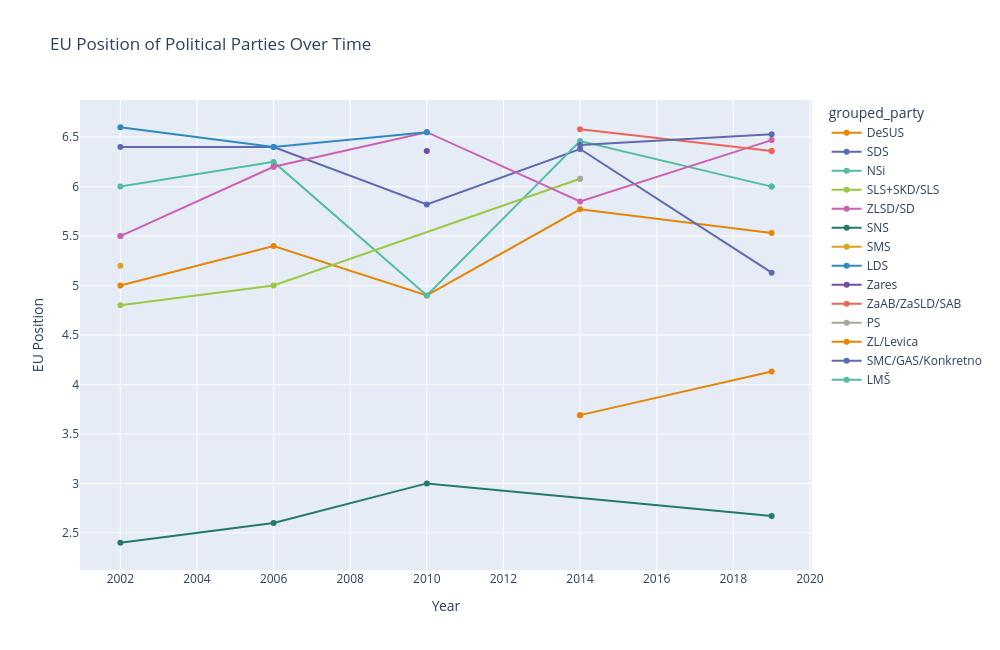

Write notebook code for a chart like this one.
### Markdown cell above
## EU Position
Overall orientation of the party leadership towards European integration in YEAR.

Scale: : 1 = Strongly opposed, 2 = Opposed, 3 = Somewhat opposed, 4 = Neutral, 5 = Somewhat in favor, 6 = In favor, 7 = Strongly in favor

### Code cell
eu_position = df.dropna(subset=["eu_position"])
fig = px.line(
    eu_position,
    x="year",
    y="eu_position",
    color="grouped_party",
    title="EU Position of Political Parties Over Time",
    markers=True,
    labels={"eu_position": "EU Position", "year": "Year"},
    hover_data=["grouped_party"],
    color_discrete_sequence=px.colors.qualitative.Vivid,

)

fig.update_layout(
    height=650,  
    width=1000,
)

fig.write_image('../../Figures/Sentiment_Analysis/CHES/EU_Position.png')

fig.show()

### Figure 1 — Plotly figure (JSON) as saved in the notebook; plotly's stock layout.template omitted (floating-point values rounded to 4 significant figures)
{"data": [{"customdata": [["DeSUS"], ["DeSUS"], ["DeSUS"], ["DeSUS"], ["DeSUS"]], "hovertemplate": "grouped_party=%{customdata[0]}<br>Year=%{x}<br>EU Position=%{y}<extra></extra>", "legendgroup": "DeSUS", "line": {"color": "rgb(229, 134, 6)", "dash": "solid"}, "marker": {"symbol": "circle"}, "mode": "lines+markers", "name": "DeSUS", "orientation": "v", "showlegend": true, "type": "scatter", "x": [2002.0, 2006.0, 2010.0, 2014.0, 2019.0], "xaxis": "x", "y": [5.0, 5.4, 4.9, 5.77, 5.53], "yaxis": "y"}, {"customdata": [["SDS"], ["SDS"], ["SDS"], ["SDS"], ["SDS"]], "hovertemplate": "grouped_party=%{customdata[0]}<br>Year=%{x}<br>EU Position=%{y}<extra></extra>", "legendgroup": "SDS", "line": {"color": "rgb(93, 105, 177)", "dash": "solid"}, "marker": {"symbol": "circle"}, "mode": "lines+markers", "name": "SDS", "orientation": "v", "showlegend": true, "type": "scatter", "x": [2002.0, 2006.0, 2010.0, 2014.0, 2019.0], "xaxis": "x", "y": [6.4, 6.4, 5.82, 6.38, 5.13], "yaxis": "y"}, {"customdata": [["NSi"], ["NSi"], ["NSi"], ["NSi"], ["NSi"]], "hovertemplate": "grouped_party=%{customdata[0]}<br>Year=%{x}<br>EU Position=%{y}<extra></extra>", "legendgroup": "NSi", "line": {"color": "rgb(82, 188, 163)", "dash": "solid"}, "marker": {"symbol": "circle"}, "mode": "lines+markers", "name": "NSi", "orientation": "v", "showlegend": true, "type": "scatter", "x": [2002.0, 2006.0, 2010.0, 2014.0, 2019.0], "xaxis": "x", "y": [6.0, 6.25, 4.9, 6.46, 6.0], "yaxis": "y"}, {"customdata": [["SLS+SKD/SLS"], ["SLS+SKD/SLS"], ["SLS+SKD/SLS"]], "hovertemplate": "grouped_party=%{customdata[0]}<br>Year=%{x}<br>EU Position=%{y}<extra></extra>", "legendgroup": "SLS+SKD/SLS", "line": {"color": "rgb(153, 201, 69)", "dash": "solid"}, "marker": {"symbol": "circle"}, "mode": "lines+markers", "name": "SLS+SKD/SLS", "orientation": "v", "showlegend": true, "type": "scatter", "x": [2002.0, 2006.0, 2014.0], "xaxis": "x", "y": [4.8, 5.0, 6.08], "yaxis": "y"}, {"customdata": [["ZLSD/SD"], ["ZLSD/SD"], ["ZLSD/SD"], ["ZLSD/SD"], ["ZLSD/SD"], ["ZLSD/SD"], ["ZLSD/SD"]], "hovertemplate": "grouped_party=%{customdata[0]}<br>Year=%{x}<br>EU Position=%{y}<extra></extra>", "legendgroup": "ZLSD/SD", "line": {"color": "rgb(204, 97, 176)", "dash": "solid"}, "marker": {"symbol": "circle"}, "mode": "lines+markers", "name": "ZLSD/SD", "orientation": "v", "showlegend": true, "type": "scatter", "x": [2002.0, 2002.0, 2006.0, 2006.0, 2010.0, 2014.0, 2019.0], "xaxis": "x", "y": [5.5, 5.5, 6.2, 6.2, 6.55, 5.85, 6.47], "yaxis": "y"}, {"customdata": [["SNS"], ["SNS"], ["SNS"], ["SNS"]], "hovertemplate": "grouped_party=%{customdata[0]}<br>Year=%{x}<br>EU Position=%{y}<extra></extra>", "legendgroup": "SNS", "line": {"color": "rgb(36, 121, 108)", "dash": "solid"}, "marker": {"symbol": "circle"}, "mode": "lines+markers", "name": "SNS", "orientation": "v", "showlegend": true, "type": "scatter", "x": [2002.0, 2006.0, 2010.0, 2019.0], "xaxis": "x", "y": [2.4, 2.6, 3.0, 2.67], "yaxis": "y"}, {"customdata": [["SMS"]], "hovertemplate": "grouped_party=%{customdata[0]}<br>Year=%{x}<br>EU Position=%{y}<extra></extra>", "legendgroup": "SMS", "line": {"color": "rgb(218, 165, 27)", "dash": "solid"}, "marker": {"symbol": "circle"}, "mode": "lines+markers", "name": "SMS", "orientation": "v", "showlegend": true, "type": "scatter", "x": [2002.0], "xaxis": "x", "y": [5.2], "yaxis": "y"}, {"customdata": [["LDS"], ["LDS"], ["LDS"]], "hovertemplate": "grouped_party=%{customdata[0]}<br>Year=%{x}<br>EU Position=%{y}<extra></extra>", "legendgroup": "LDS", "line": {"color": "rgb(47, 138, 196)", "dash": "solid"}, "marker": {"symbol": "circle"}, "mode": "lines+markers", "name": "LDS", "orientation": "v", "showlegend": true, "type": "scatter", "x": [2002.0, 2006.0, 2010.0], "xaxis": "x", "y": [6.6, 6.4, 6.55], "yaxis": "y"}, {"customdata": [["Zares"]], "hovertemplate": "grouped_party=%{customdata[0]}<br>Year=%{x}<br>EU Position=%{y}<extra></extra>", "legendgroup": "Zares", "line": {"color": "rgb(118, 78, 159)", "dash": "solid"}, "marker": {"symbol": "circle"}, "mode": "lines+markers", "name": "Zares", "orientation": "v", "showlegend": true, "type": "scatter", "x": [2010.0], "xaxis": "x", "y": [6.36], "yaxis": "y"}, {"customdata": [["ZaAB/ZaSLD/SAB"], ["ZaAB/ZaSLD/SAB"], ["ZaAB/ZaSLD/SAB"]], "hovertemplate": "grouped_party=%{customdata[0]}<br>Year=%{x}<br>EU Position=%{y}<extra></extra>", "legendgroup": "ZaAB/ZaSLD/SAB", "line": {"color": "rgb(237, 100, 90)", "dash": "solid"}, "marker": {"symbol": "circle"}, "mode": "lines+markers", "name": "ZaAB/ZaSLD/SAB", "orientation": "v", "showlegend": true, "type": "scatter", "x": [2014.0, 2019.0, 2019.0], "xaxis": "x", "y": [6.58, 6.36, 6.36], "yaxis": "y"}, {"customdata": [["PS"]], "hovertemplate": "grouped_party=%{customdata[0]}<br>Year=%{x}<br>EU Position=%{y}<extra></extra>", "legendgroup": "PS", "line": {"color": "rgb(165, 170, 153)", "dash": "solid"}, "marker": {"symbol": "circle"}, "mode": "lines+markers", "name": "PS", "orientation": "v", "showlegend": true, "type": "scatter", "x": [2014.0], "xaxis": "x", "y": [6.08], "yaxis": "y"}, {"customdata": [["ZL/Levica"], ["ZL/Levica"], ["ZL/Levica"]], "hovertemplate": "grouped_party=%{customdata[0]}<br>Year=%{x}<br>EU Position=%{y}<extra></extra>", "legendgroup": "ZL/Levica", "line": {"color": "rgb(229, 134, 6)", "dash": "solid"}, "marker": {"symbol": "circle"}, "mode": "lines+markers", "name": "ZL/Levica", "orientation": "v", "showlegend": true, "type": "scatter", "x": [2014.0, 2014.0, 2019.0], "xaxis": "x", "y": [3.69, 3.69, 4.13], "yaxis": "y"}, {"customdata": [["SMC/GAS/Konkretno"], ["SMC/GAS/Konkretno"]], "hovertemplate": "grouped_party=%{customdata[0]}<br>Year=%{x}<br>EU Position=%{y}<extra></extra>", "legendgroup": "SMC/GAS/Konkretno", "line": {"color": "rgb(93, 105, 177)", "dash": "solid"}, "marker": {"symbol": "circle"}, "mode": "lines+markers", "name": "SMC/GAS/Konkretno", "orientation": "v", "showlegend": true, "type": "scatter", "x": [2014.0, 2019.0], "xaxis": "x", "y": [6.42, 6.53], "yaxis": "y"}, {"customdata": [["LMŠ"]], "hovertemplate": "grouped_party=%{customdata[0]}<br>Year=%{x}<br>EU Position=%{y}<extra></extra>", "legendgroup": "LMŠ", "line": {"color": "rgb(82, 188, 163)", "dash": "solid"}, "marker": {"symbol": "circle"}, "mode": "lines+markers", "name": "LMŠ", "orientation": "v", "showlegend": true, "type": "scatter", "x": [2019.0], "xaxis": "x", "y": [6.0], "yaxis": "y"}], "layout": {"height": 650, "legend": {"title": {"text": "grouped_party"}, "tracegroupgap": 0}, "title": {"text": "EU Position of Political Parties Over Time"}, "width": 1000, "xaxis": {"anchor": "y", "domain": [0, 1], "title": {"text": "Year"}}, "yaxis": {"anchor": "x", "domain": [0, 1], "title": {"text": "EU Position"}}}}
